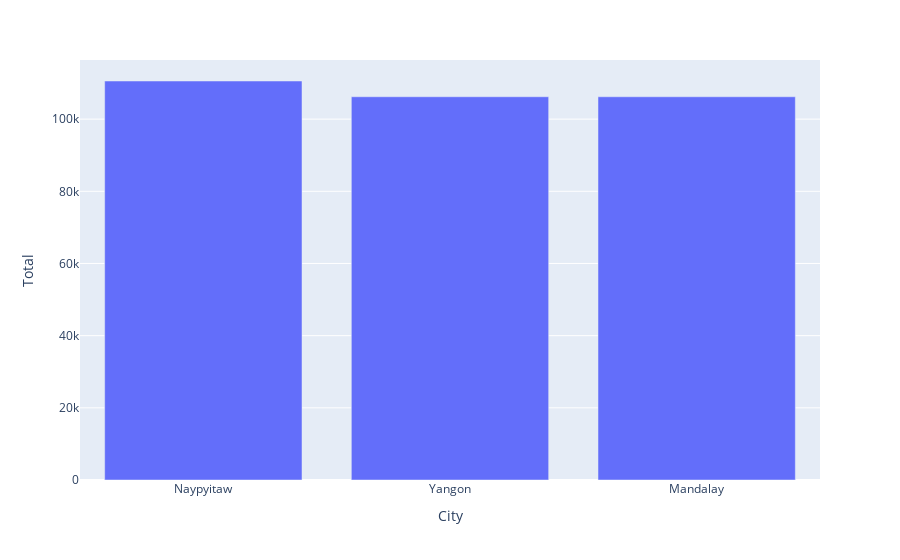

The notebook cell this image was saved under:
### Code cell
# bar plot of total sales by city
px.bar(df_groupby_city.sort_values(["Total"], ascending=False), x="City", y="Total")

### Figure 1 — Plotly figure (JSON) as saved in the notebook; plotly's stock layout.template omitted (floating-point values rounded to 4 significant figures)
{"data": [{"alignmentgroup": "True", "hovertemplate": "City=%{x}<br>Total=%{y}<extra></extra>", "legendgroup": "", "marker": {"color": "#636efa", "pattern": {"shape": ""}}, "name": "", "offsetgroup": "", "orientation": "v", "showlegend": false, "textposition": "auto", "type": "bar", "x": ["Naypyitaw", "Yangon", "Mandalay"], "xaxis": "x", "y": [110600.0, 106200.0, 106200.0], "yaxis": "y"}], "layout": {"barmode": "relative", "legend": {"tracegroupgap": 0}, "margin": {"t": 60}, "xaxis": {"anchor": "y", "domain": [0, 1], "title": {"text": "City"}}, "yaxis": {"anchor": "x", "domain": [0, 1], "title": {"text": "Total"}}}}
